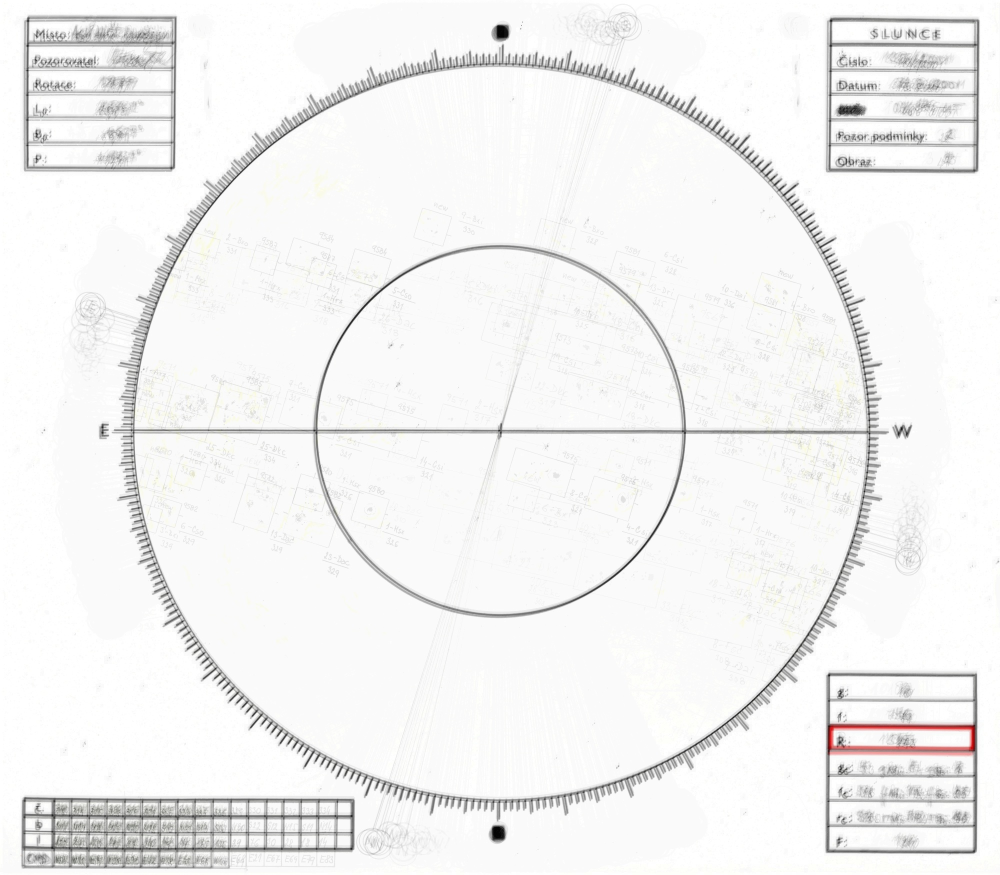
#> input picture blended_image.jpg, 2000 x 1750 px (shown at 1/2 size); its folder holds only this picture in this run
$ python -i bounaries_v2.1.py   (imports and definitions only)
#> lines starting #> are read from the running program, lines starting #| are printed output that depends on the picture; after the words box and inside, x2 and y2 are one past the last pixel; in counts of white or black regions, pixels touching at a corner belong together
#> further down, picture is the input picture: shape (1750, 2000, 3); mean B, G, R 242.2, 242.5, 242.8
import csv
import cv2
import ast
import os
import numpy as np

# [34 lines left out: functions apply_polygon_mask, get_coordinates_from_csv, not called in this run]

def remove_orange_part(im):
    im_hsv = cv2.cvtColor(im, cv2.COLOR_BGR2HSV)
#> im_hsv: shape (1750, 2000, 3); mean H, S, V 4.4, 0.7, 242.8
    mask = cv2.bitwise_not(cv2.inRange(im_hsv, LOWER, UPPER))
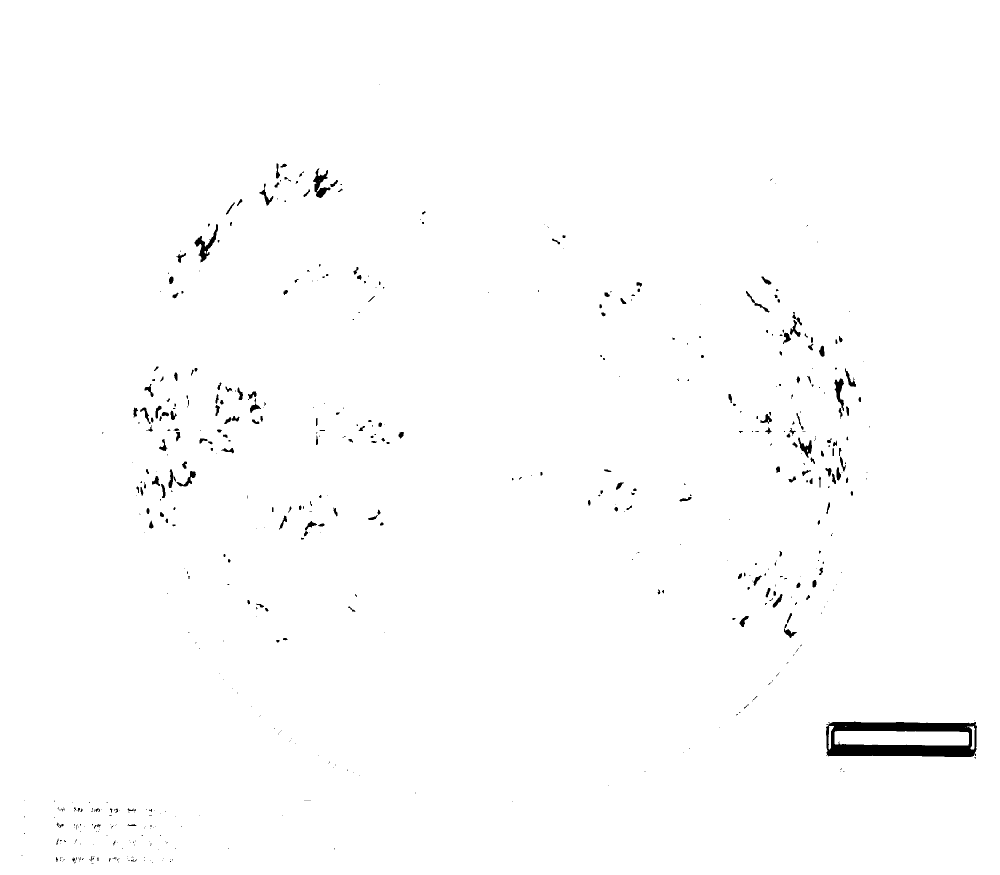
#> mask: shape (1750, 2000) (shown at 1/2 size); 99.1% white; 598 black regions (390 under 20 px), largest, box (x1, y1, x2, y2) and area: (1652, 1443, 1954, 1514) 12244, (389, 448, 436, 525) 985, (626, 337, 661, 396) 880
    im_inv = cv2.bitwise_not(im)
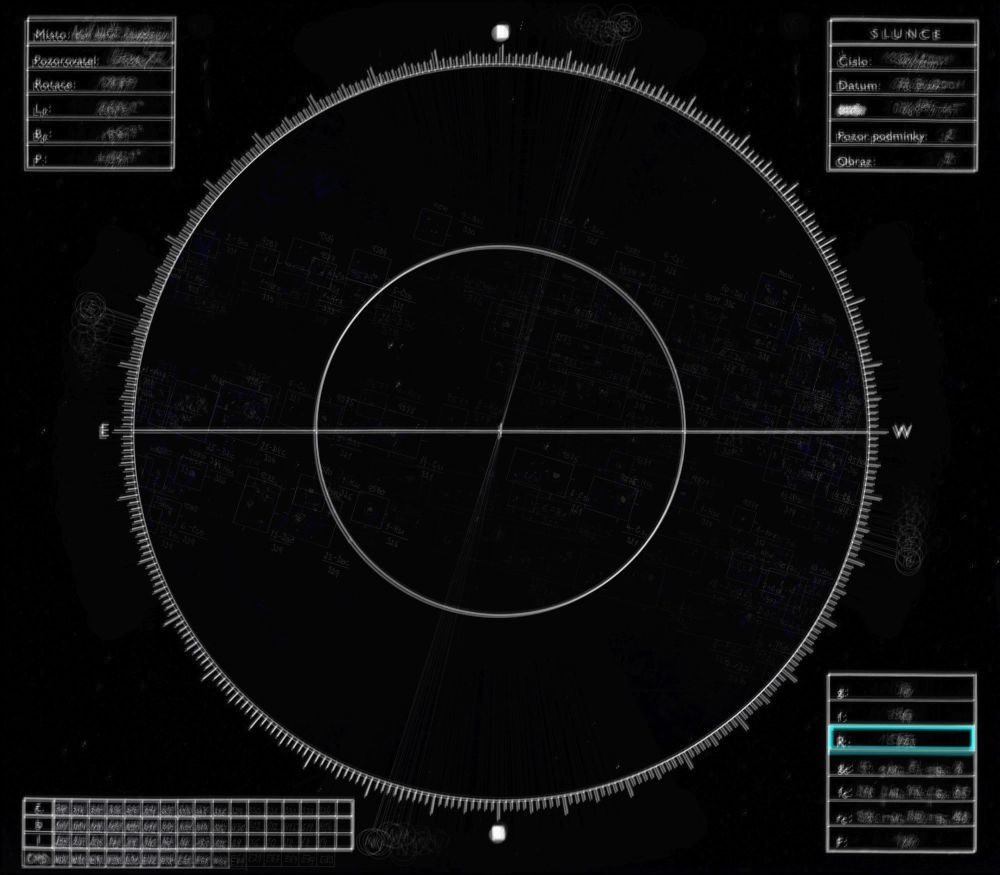
#> im_inv: shape (1750, 2000, 3) (shown at 1/2 size); mean B, G, R 12.8, 12.5, 12.2
    im_filtered = cv2.bitwise_and(im_inv, im_inv, mask=mask)
    return im_filtered

# [28 lines left out: functions process_images_in_folder, process_single_image, not called in this run]

# Example usage
LOWER = np.array([0, 10, 35])
UPPER = np.array([225, 200, 255])
csv_path = "bounding_boxes.csv"
folder_path = "path/to/your/images_folder"

# [1 line not run here, left out]

>>> import cv2
>>> picture = cv2.imread('../blended_image.jpg')
>>> result = remove_orange_part(picture)

$ run again, on 000103dr.jpg
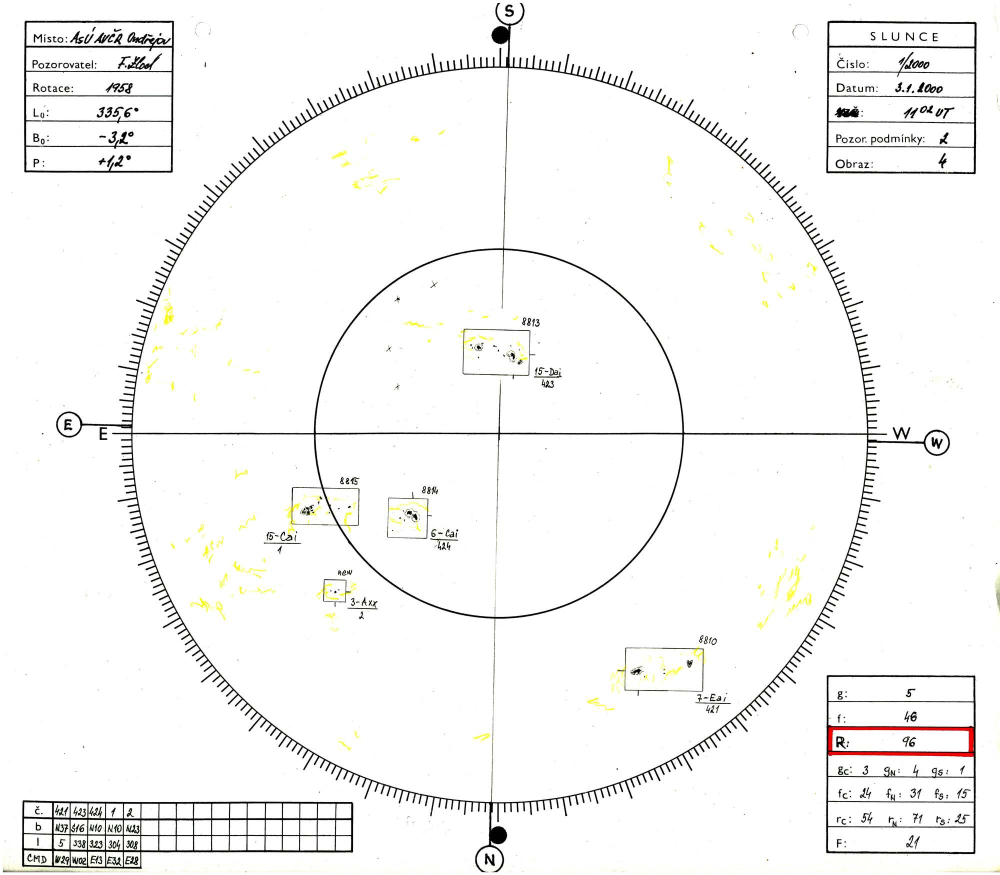
#> input picture 000103dr.jpg, 2000 x 1750 px (shown at 1/2 size)
#> picture is the input picture: shape (1750, 2000, 3); mean B, G, R 245.1, 245.9, 246.2
#> im_hsv: shape (1750, 2000, 3); mean H, S, V 3.5, 2, 246.2
#> in remove_orange_part, `mask = cv2.bitwise_not(cv2.inRange(im_hsv, LOWER, UPPER))`:
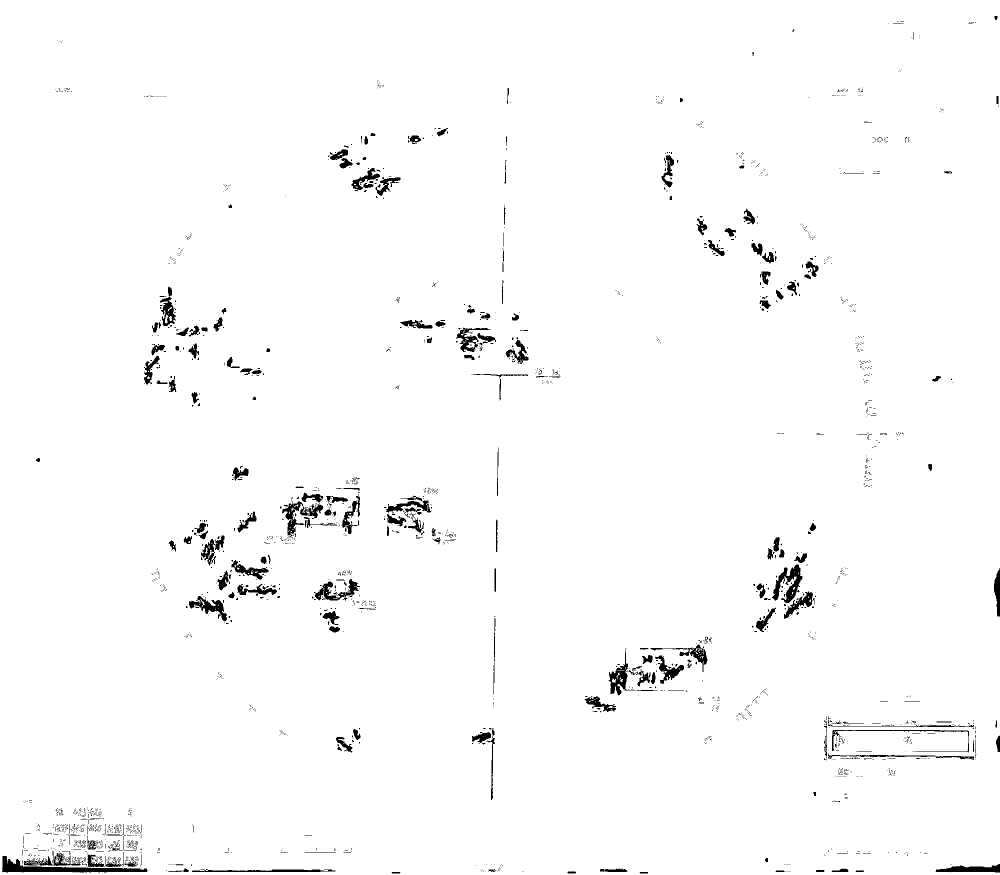
#> mask: shape (1750, 2000) (shown at 1/2 size); 98.2% white; 2386 black regions (2147 under 20 px), largest, box (x1, y1, x2, y2) and area: (4, 1712, 295, 1745) 3147, (1544, 1129, 1605, 1206) 2015, (1217, 1297, 1271, 1391) 1414
#> in remove_orange_part, `im_filtered = cv2.bitwise_and(im_inv, im_inv, mask=mask)`:
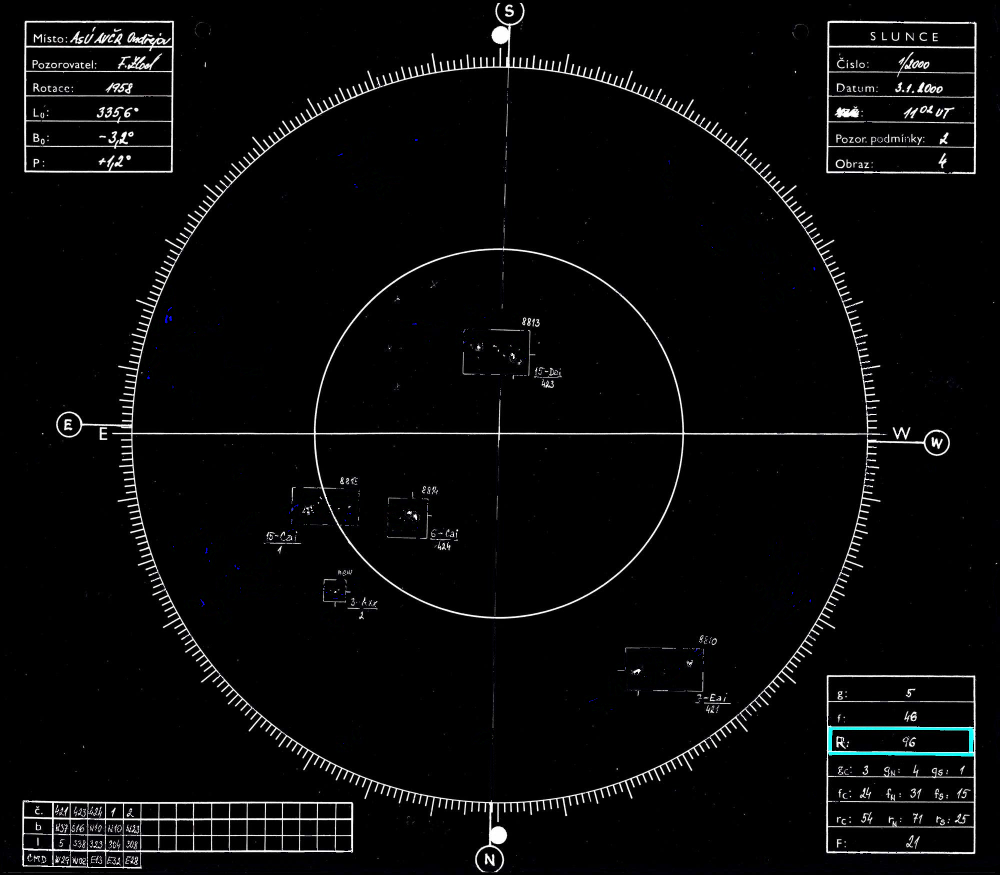
#> im_filtered: shape (1750, 2000, 3) (shown at 1/2 size); mean B, G, R 8.7, 8.5, 8.2

$ run again, on 010612dr.jpg
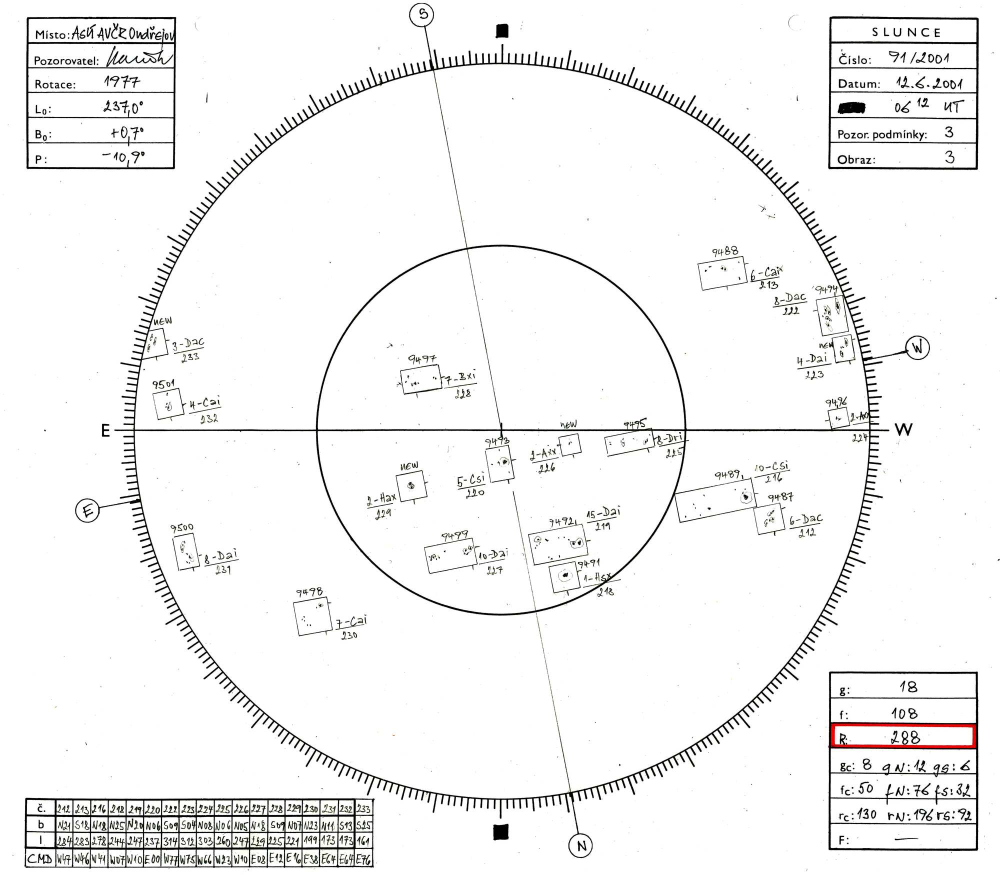
#> input picture 010612dr.jpg, 2000 x 1750 px (shown at 1/2 size)
#> picture is the input picture: shape (1750, 2000, 3); mean B, G, R 243.3, 243.5, 243.7
#> im_hsv: shape (1750, 2000, 3); mean H, S, V 2, 1.4, 243.8
#> in remove_orange_part, `mask = cv2.bitwise_not(cv2.inRange(im_hsv, LOWER, UPPER))`:
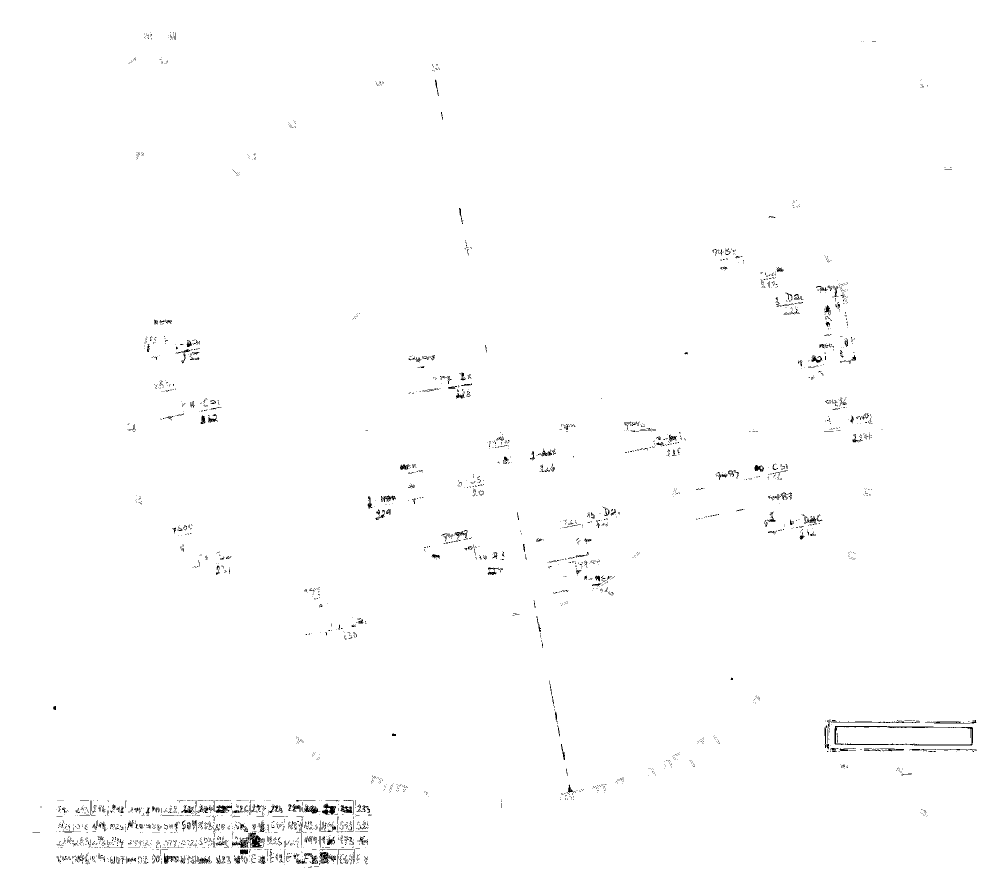
#> mask: shape (1750, 2000) (shown at 1/2 size); 99.2% white; black in thin lines or dots
#> in remove_orange_part, `im_filtered = cv2.bitwise_and(im_inv, im_inv, mask=mask)`:
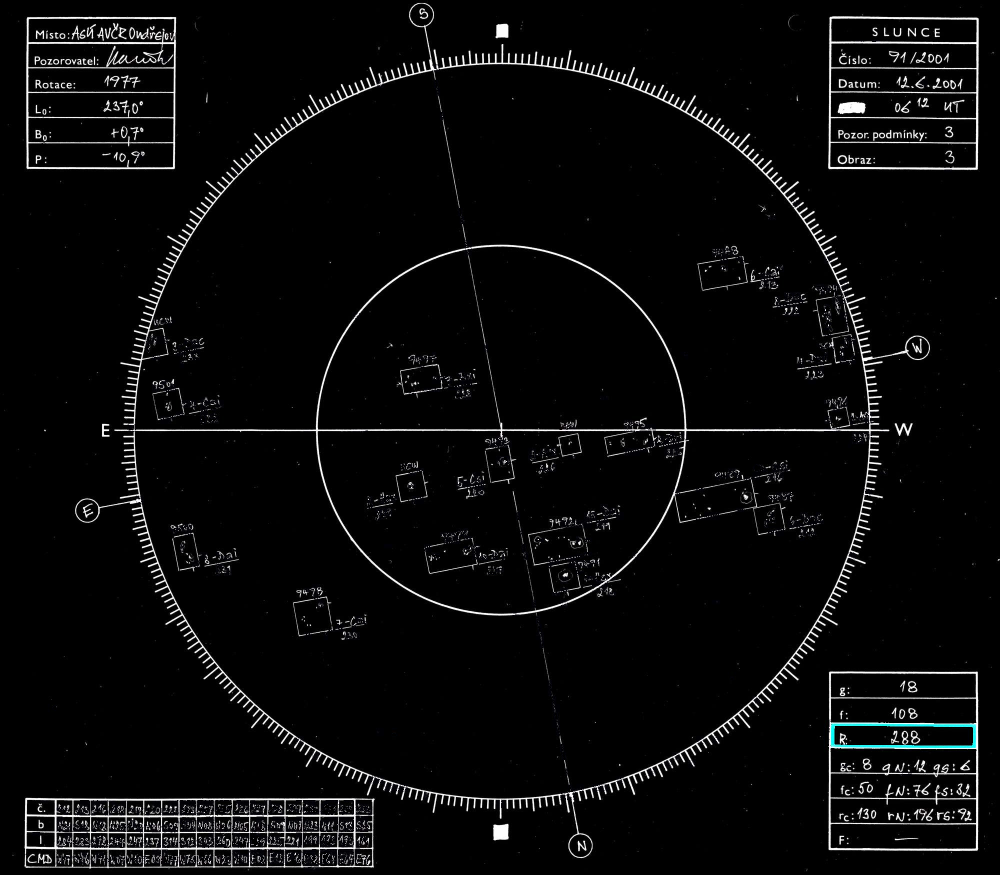
#> im_filtered: shape (1750, 2000, 3) (shown at 1/2 size); mean B, G, R 10.6, 10.4, 10.2
